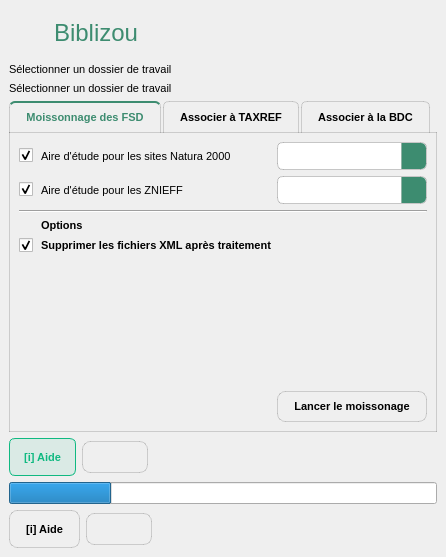
<?xml version="1.0" encoding="UTF-8"?>
<ui version="4.0">
 <class>BiblizouDockWidgetBase</class>
 <widget class="QDockWidget" name="BiblizouDockWidgetBase">
  <property name="geometry">
   <rect>
    <x>0</x>
    <y>0</y>
       <width>434</width>
       <height>557</height>
   </rect>
  </property>
  <property name="styleSheet">
   <string notr="true">/* --- 1. CONFIGURATIONS GÉNÉRALES --- */

/* Champs texte */
QLineEdit {
    border: 1px solid rgba(0, 0, 0, 0.2);
    border-radius: 6px;
    padding: 6px;
}

QLineEdit:focus {
    border: 1px solid #3D8C70;
}

/* Tableaux */
QTableWidget {
    border: 1px solid rgba(0, 0, 0, 0.2);
    border-radius: 6px;
    selection-background-color: #3D8C70;
    selection-color: #ffffff;
}

QHeaderView::section {
    padding: 6px;
    border: none;
    border-bottom: 1px solid rgba(0, 0, 0, 0.15);
    font-weight: bold;
}

/* Onglets */
QTabWidget::pane {
    border: 1px solid rgba(0, 0, 0, 0.15);
    top: -1px;
}

QTabBar::tab {
    border: 1px solid rgba(0, 0, 0, 0.15);
    border-bottom-color: transparent;
    border-top-left-radius: 6px;
    border-top-right-radius: 6px;
    padding: 8px 16px;
    margin-right: 2px;
}

QTabBar::tab:selected {
    color: #3D8C70;
    border-top: 2px solid #3D8C70;
    font-weight: bold;
}

QTabBar::tab:hover:!selected {
    background-color: rgba(61, 140, 112, 0.1);
}


/* --- 2. COMBOBOX (MENUS DÉROULANTS) --- */

QComboBox {
    border: 1px solid rgba(0, 0, 0, 0.2);
    border-radius: 6px;
    padding: 5px 10px;
}

QComboBox:hover {
    border: 1px solid #3D8C70;
}

QComboBox QAbstractItemView {
    selection-background-color: #3D8C70;
    selection-color: #ffffff;
}

/* Bouton contenant la flèche (Cadre arrondi avec fond vert émeraude) */
QComboBox::drop-down {
    subcontrol-origin: padding;
    subcontrol-position: top right;
    width: 24px;
    border: none;
    border-left: 1px solid rgba(0, 0, 0, 0.1);
    border-top-right-radius: 5px;   
    border-bottom-right-radius: 5px;
    background-color: #3D8C70;      
}

QComboBox::drop-down:hover {
    background-color: #43997b;      
}

/* Flèche utilisant le fichier de ressources QRC */
QComboBox::down-arrow {
    image: url(:/plugins/biblizou/misc/arrowDown.png);
    width: 12px;
    height: 12px;
}

/* --- 3. BOUTONS PAR DÉFAUT --- */

QPushButton {
    background-color: qlineargradient(spread:pad, x1:0, y1:0, x2:0, y2:1,
        stop:0 #479e80,
        stop:1 #3D8C70
    );
    border: 1px solid rgba(0, 0, 0, 0.15);
    border-radius: 8px;
    color: #000000;
    font-weight: bold;
    padding: 8px 16px;
}

QPushButton:hover {
    background-color: qlineargradient(spread:pad, x1:0, y1:0, x2:0, y2:1,
        stop:0 #50b08f,
        stop:1 #43997b
    );
}

QPushButton:pressed {
    background-color: qlineargradient(spread:pad, x1:0, y1:0, x2:0, y2:1,
        stop:0 #2f6d57,
        stop:1 #357a62
    );
    padding-top: 9px;
    padding-bottom: 7px;
}

QPushButton:disabled {
    background-color: rgba(0, 0, 0, 0.05);
    color: rgba(0, 0, 0, 0.3);
    border: 1px solid rgba(0, 0, 0, 0.1);
}


/* --- 4. CONFIGURATIONS SPÉCIFIQUES (HAUTE PRIORITÉ) --- */

/* Conteneur de l'en-tête */
QFrame#headerFrame {
    border-bottom: 1px solid rgba(0, 0, 0, 0.1);
    padding: 10px;
}

/* Bouton Info (Style &quot;Ghost&quot; Émeraude - Outrepasse le style QPushButton général) */
QPushButton#btnInfo {
    font-weight: bold;
    background-color: rgba(16, 185, 129, 0.1);
    border: 1px solid #10b981;
    border-radius: 6px;
    color: #10b981;
    padding: 6px 14px;
    min-height: 24px;
}

QPushButton#btnInfo:hover {
    background-color: rgba(16, 185, 129, 0.25);
    border: 1px solid #10b981;
    color: #10b981;
}

QPushButton#btnInfo:pressed {
    background-color: rgba(16, 185, 129, 0.4);
    border: 1px solid #10b981;
    color: #10b981;
    padding-top: 7px;
    padding-bottom: 5px;
}

/* Composants spécifiques QGIS */
QgsFileWidget QPushButton,
QgsMapLayerComboBox QPushButton,
QgsMapLayerComboBox QToolButton {
    background-color: transparent;
    border: 1px solid rgba(0, 0, 0, 0.2);
    border-radius: 6px;
    padding: 4px 10px;
    color: inherit;
    font-weight: normal;
}

QgsFileWidget QPushButton:hover,
QgsMapLayerComboBox QPushButton:hover,
QgsMapLayerComboBox QToolButton:hover {
    border-color: #3D8C70;
    color: #3D8C70;
    background-color: rgba(61, 140, 112, 0.05);
}

/* Messages d'alerte (QMessageBox) */
QMessageBox QPushButton {
    background-color: qlineargradient(spread:pad, x1:0, y1:0, x2:0, y2:1,
        stop:0 #479e80,
        stop:1 #3D8C70
    );
    border: 1px solid rgba(0, 0, 0, 0.15);
    border-radius: 6px;
    color: #ffffff;
    padding: 4px 14px;
}

QMessageBox QPushButton:hover {
    background-color: qlineargradient(spread:pad, x1:0, y1:0, x2:0, y2:1,
        stop:0 #50b08f,
        stop:1 #43997b
    );
}</string>
  </property>
  <property name="windowTitle">
   <string>Biblizou</string>
  </property>
  <widget class="QWidget" name="dockWidgetContents">
   <property name="styleSheet">
    <string notr="true"/>
   </property>
   <layout class="QGridLayout" name="gridLayout">
    <item row="1" column="0">
     <widget class="QLabel" name="labelDirectory">
      <property name="font">
       <font>
        <pointsize>8</pointsize>
        <weight>50</weight>
        <bold>false</bold>
        <underline>false</underline>
        <kerning>false</kerning>
       </font>
      </property>
      <property name="text">
       <string>Sélectionner un dossier de travail</string>
      </property>
      <property name="wordWrap">
       <bool>true</bool>
      </property>
     </widget>
    </item>
    <item row="3" column="0">
     <widget class="QTabWidget" name="tabWidget">
      <property name="font">
       <font>
        <pointsize>8</pointsize>
        <weight>75</weight>
        <bold>true</bold>
       </font>
      </property>
      <property name="styleSheet">
       <string notr="true"/>
      </property>
      <property name="currentIndex">
       <number>0</number>
      </property>
      <widget class="QWidget" name="TabFSD">
       <property name="enabled">
        <bool>true</bool>
       </property>
       <attribute name="title">
        <string>Moissonnage des FSD</string>
       </attribute>
       <layout class="QVBoxLayout" name="verticalLayout_fsd">
        <item>
         <layout class="QGridLayout" name="gridLayoutFsd">
          <property name="sizeConstraint">
           <enum>QLayout::SetDefaultConstraint</enum>
          </property>
          <property name="verticalSpacing">
           <number>6</number>
          </property>
             <item row="4" column="1">
                 <widget class="QLabel" name="labelCleanXml">
                     <property name="text">
                         <string>Supprimer les fichiers XML après traitement</string>
                     </property>
                 </widget>
             </item>
             <item row="1" column="1">
                 <widget class="QLabel" name="labelZnieff">
                     <property name="font">
                         <font>
                             <pointsize>8</pointsize>
                             <weight>50</weight>
                             <bold>false</bold>
                         </font>
                     </property>
                     <property name="text">
                         <string>Aire d'étude pour les ZNIEFF</string>
                     </property>
                 </widget>
             </item>
             <item row="1" column="0">
                 <widget class="QCheckBox" name="cBZnieff">
                     <property name="text">
                         <string/>
                     </property>
                     <property name="checked">
                         <bool>true</bool>
                     </property>
                 </widget>
             </item>
             <item row="5" column="2">
           <spacer name="verticalSpacer_3">
            <property name="orientation">
             <enum>Qt::Vertical</enum>
            </property>
            <property name="sizeType">
             <enum>QSizePolicy::Expanding</enum>
            </property>
            <property name="sizeHint" stdset="0">
             <size>
              <width>20</width>
              <height>25</height>
             </size>
            </property>
           </spacer>
          </item>
             <item row="6" column="2">
           <widget class="QPushButton" name="btnRunFsd">
            <property name="font">
             <font>
              <pointsize>8</pointsize>
              <weight>75</weight>
              <bold>true</bold>
             </font>
            </property>
            <property name="mouseTracking">
             <bool>true</bool>
            </property>
            <property name="styleSheet">
             <string notr="true"/>
            </property>
            <property name="text">
             <string>Lancer le moissonage</string>
            </property>
            <property name="iconSize">
             <size>
              <width>16</width>
              <height>16</height>
             </size>
            </property>
           </widget>
          </item>
             <item row="0" column="2">
                 <widget class="QgsMapLayerComboBox" name="mapLayerN2k"/>
             </item>
             <item row="0" column="1">
                 <widget class="QLabel" name="labelN2k">
            <property name="font">
             <font>
              <pointsize>8</pointsize>
              <weight>50</weight>
              <bold>false</bold>
             </font>
            </property>
            <property name="text">
                <string>Aire d'étude pour les sites Natura 2000</string>
            </property>
           </widget>
          </item>
             <item row="4" column="0">
                 <widget class="QCheckBox" name="cBDelDwlXml">
            <property name="text">
             <string/>
            </property>
            <property name="checked">
             <bool>true</bool>
            </property>
           </widget>
          </item>
             <item row="3" column="1">
                 <widget class="QLabel" name="labelFsdOptions">
                     <property name="text">
                         <string>Options</string>
                     </property>
                 </widget>
             </item>
          <item row="0" column="0">
           <widget class="QCheckBox" name="cBN2K">
            <property name="text">
             <string/>
            </property>
            <property name="checked">
             <bool>true</bool>
            </property>
           </widget>
          </item>
          <item row="1" column="2">
           <widget class="QgsMapLayerComboBox" name="mapLayerZnieff"/>
          </item>
             <item row="2" column="0" colspan="3">
                 <widget class="Line" name="line">
                     <property name="orientation">
                         <enum>Qt::Horizontal</enum>
            </property>
           </widget>
          </item>
         </layout>
        </item>
       </layout>
      </widget>
      <widget class="QWidget" name="TabTaxref">
       <attribute name="title">
        <string>Associer à TAXREF</string>
       </attribute>
       <layout class="QVBoxLayout" name="verticalLayout_taxref">
        <item>
         <layout class="QGridLayout" name="gridLayoutTaxref">
          <item row="1" column="0" colspan="2">
           <widget class="QTableWidget" name="tableTaxref">
            <property name="autoFillBackground">
             <bool>false</bool>
            </property>
            <property name="sizeAdjustPolicy">
             <enum>QAbstractScrollArea::AdjustToContentsOnFirstShow</enum>
            </property>
            <property name="editTriggers">
             <set>QAbstractItemView::NoEditTriggers</set>
            </property>
            <property name="selectionMode">
             <enum>QAbstractItemView::NoSelection</enum>
            </property>
            <property name="sortingEnabled">
             <bool>false</bool>
            </property>
            <column>
             <property name="text">
              <string>Couche source</string>
             </property>
             <property name="font">
              <font>
               <weight>75</weight>
               <bold>true</bold>
              </font>
             </property>
            </column>
            <column>
             <property name="text">
              <string>Attribut (CD_Nom/Ref)</string>
             </property>
             <property name="font">
              <font>
               <weight>75</weight>
               <bold>true</bold>
              </font>
             </property>
            </column>
            <column>
             <property name="text">
              <string>Action</string>
             </property>
             <property name="font">
              <font>
               <weight>75</weight>
               <bold>true</bold>
              </font>
             </property>
            </column>
           </widget>
          </item>
          <item row="2" column="1">
           <widget class="QPushButton" name="btnRunTaxref">
            <property name="font">
             <font>
              <pointsize>8</pointsize>
              <weight>75</weight>
              <bold>true</bold>
             </font>
            </property>
            <property name="styleSheet">
             <string notr="true"/>
            </property>
            <property name="text">
             <string>Associer à TAXREF</string>
            </property>
           </widget>
          </item>
          <item row="0" column="1">
           <widget class="QPushButton" name="btnAddLayerRowTaxtef">
            <property name="font">
             <font>
              <pointsize>8</pointsize>
              <weight>75</weight>
              <bold>true</bold>
             </font>
            </property>
            <property name="styleSheet">
             <string notr="true"/>
            </property>
            <property name="text">
             <string/>
            </property>
            <property name="icon">
             <iconset>
              <normaloff>misc/data-add.png</normaloff>misc/data-add.png</iconset>
            </property>
           </widget>
          </item>
          <item row="0" column="0">
           <widget class="QLabel" name="labelAddDataTaxref">
            <property name="font">
             <font>
              <pointsize>8</pointsize>
             </font>
            </property>
            <property name="text">
             <string>Ajouter une source personnalisée</string>
            </property>
           </widget>
          </item>
         </layout>
        </item>
       </layout>
      </widget>
      <widget class="QWidget" name="TabStat">
       <attribute name="title">
        <string>Associer à la BDC</string>
       </attribute>
       <layout class="QVBoxLayout" name="verticalLayout_stat">
        <item>
         <layout class="QGridLayout" name="gridLayoutStat">
          <item row="2" column="0" colspan="2">
           <widget class="QTableWidget" name="tableStat">
            <property name="autoFillBackground">
             <bool>false</bool>
            </property>
            <property name="editTriggers">
             <set>QAbstractItemView::NoEditTriggers</set>
            </property>
            <property name="selectionMode">
             <enum>QAbstractItemView::NoSelection</enum>
            </property>
            <column>
             <property name="text">
              <string>Couche source</string>
             </property>
             <property name="font">
              <font>
               <weight>75</weight>
               <bold>true</bold>
              </font>
             </property>
            </column>
            <column>
             <property name="text">
              <string>Attribut (CD_Nom/Ref)</string>
             </property>
             <property name="font">
              <font>
               <weight>75</weight>
               <bold>true</bold>
              </font>
             </property>
            </column>
            <column>
             <property name="text">
              <string>Action</string>
             </property>
             <property name="font">
              <font>
               <weight>75</weight>
               <bold>true</bold>
              </font>
             </property>
            </column>
           </widget>
          </item>
          <item row="1" column="1">
           <widget class="QPushButton" name="btnAddLayerRowStat">
            <property name="font">
             <font>
              <pointsize>8</pointsize>
              <weight>75</weight>
              <bold>true</bold>
             </font>
            </property>
            <property name="styleSheet">
             <string notr="true"/>
            </property>
            <property name="text">
             <string/>
            </property>
            <property name="icon">
             <iconset>
              <normaloff>misc/data-add.png</normaloff>misc/data-add.png</iconset>
            </property>
           </widget>
          </item>
          <item row="0" column="0">
           <widget class="QLabel" name="labelDpt">
            <property name="font">
             <font>
              <pointsize>8</pointsize>
              <weight>50</weight>
              <bold>false</bold>
             </font>
            </property>
            <property name="text">
             <string>Département de référence</string>
            </property>
            <property name="textFormat">
             <enum>Qt::AutoText</enum>
            </property>
            <property name="alignment">
             <set>Qt::AlignLeading|Qt::AlignLeft|Qt::AlignVCenter</set>
            </property>
            <property name="wordWrap">
             <bool>true</bool>
            </property>
           </widget>
          </item>
          <item row="0" column="1">
           <widget class="QComboBox" name="comboBoxDpt">
            <property name="styleSheet">
             <string notr="true"/>
            </property>
           </widget>
          </item>
          <item row="3" column="1">
           <widget class="QPushButton" name="btnRunStat">
            <property name="palette">
             <palette>
              <active>
               <colorrole role="WindowText">
                <brush brushstyle="SolidPattern">
                 <color alpha="255">
                  <red>0</red>
                  <green>0</green>
                  <blue>0</blue>
                 </color>
                </brush>
               </colorrole>
               <colorrole role="Button">
                <brush brushstyle="LinearGradientPattern">
                 <gradient startx="0.000000000000000" starty="0.000000000000000" endx="0.000000000000000" endy="1.000000000000000" type="LinearGradient" spread="PadSpread" coordinatemode="ObjectBoundingMode">
                  <gradientstop position="0.000000000000000">
                   <color alpha="255">
                    <red>71</red>
                    <green>158</green>
                    <blue>128</blue>
                   </color>
                  </gradientstop>
                  <gradientstop position="1.000000000000000">
                   <color alpha="255">
                    <red>61</red>
                    <green>140</green>
                    <blue>112</blue>
                   </color>
                  </gradientstop>
                 </gradient>
                </brush>
               </colorrole>
               <colorrole role="Text">
                <brush brushstyle="SolidPattern">
                 <color alpha="255">
                  <red>0</red>
                  <green>0</green>
                  <blue>0</blue>
                 </color>
                </brush>
               </colorrole>
               <colorrole role="ButtonText">
                <brush brushstyle="SolidPattern">
                 <color alpha="255">
                  <red>0</red>
                  <green>0</green>
                  <blue>0</blue>
                 </color>
                </brush>
               </colorrole>
               <colorrole role="Base">
                <brush brushstyle="LinearGradientPattern">
                 <gradient startx="0.000000000000000" starty="0.000000000000000" endx="0.000000000000000" endy="1.000000000000000" type="LinearGradient" spread="PadSpread" coordinatemode="ObjectBoundingMode">
                  <gradientstop position="0.000000000000000">
                   <color alpha="255">
                    <red>71</red>
                    <green>158</green>
                    <blue>128</blue>
                   </color>
                  </gradientstop>
                  <gradientstop position="1.000000000000000">
                   <color alpha="255">
                    <red>61</red>
                    <green>140</green>
                    <blue>112</blue>
                   </color>
                  </gradientstop>
                 </gradient>
                </brush>
               </colorrole>
               <colorrole role="Window">
                <brush brushstyle="LinearGradientPattern">
                 <gradient startx="0.000000000000000" starty="0.000000000000000" endx="0.000000000000000" endy="1.000000000000000" type="LinearGradient" spread="PadSpread" coordinatemode="ObjectBoundingMode">
                  <gradientstop position="0.000000000000000">
                   <color alpha="255">
                    <red>71</red>
                    <green>158</green>
                    <blue>128</blue>
                   </color>
                  </gradientstop>
                  <gradientstop position="1.000000000000000">
                   <color alpha="255">
                    <red>61</red>
                    <green>140</green>
                    <blue>112</blue>
                   </color>
                  </gradientstop>
                 </gradient>
                </brush>
               </colorrole>
               <colorrole role="PlaceholderText">
                <brush brushstyle="SolidPattern">
                 <color alpha="128">
                  <red>0</red>
                  <green>0</green>
                  <blue>0</blue>
                 </color>
                </brush>
               </colorrole>
              </active>
              <inactive>
               <colorrole role="WindowText">
                <brush brushstyle="SolidPattern">
                 <color alpha="255">
                  <red>0</red>
                  <green>0</green>
                  <blue>0</blue>
                 </color>
                </brush>
               </colorrole>
               <colorrole role="Button">
                <brush brushstyle="LinearGradientPattern">
                 <gradient startx="0.000000000000000" starty="0.000000000000000" endx="0.000000000000000" endy="1.000000000000000" type="LinearGradient" spread="PadSpread" coordinatemode="ObjectBoundingMode">
                  <gradientstop position="0.000000000000000">
                   <color alpha="255">
                    <red>71</red>
                    <green>158</green>
                    <blue>128</blue>
                   </color>
                  </gradientstop>
                  <gradientstop position="1.000000000000000">
                   <color alpha="255">
                    <red>61</red>
                    <green>140</green>
                    <blue>112</blue>
                   </color>
                  </gradientstop>
                 </gradient>
                </brush>
               </colorrole>
               <colorrole role="Text">
                <brush brushstyle="SolidPattern">
                 <color alpha="255">
                  <red>0</red>
                  <green>0</green>
                  <blue>0</blue>
                 </color>
                </brush>
               </colorrole>
               <colorrole role="ButtonText">
                <brush brushstyle="SolidPattern">
                 <color alpha="255">
                  <red>0</red>
                  <green>0</green>
                  <blue>0</blue>
                 </color>
                </brush>
               </colorrole>
               <colorrole role="Base">
                <brush brushstyle="LinearGradientPattern">
                 <gradient startx="0.000000000000000" starty="0.000000000000000" endx="0.000000000000000" endy="1.000000000000000" type="LinearGradient" spread="PadSpread" coordinatemode="ObjectBoundingMode">
                  <gradientstop position="0.000000000000000">
                   <color alpha="255">
                    <red>71</red>
                    <green>158</green>
                    <blue>128</blue>
                   </color>
                  </gradientstop>
                  <gradientstop position="1.000000000000000">
                   <color alpha="255">
                    <red>61</red>
                    <green>140</green>
                    <blue>112</blue>
                   </color>
                  </gradientstop>
                 </gradient>
                </brush>
               </colorrole>
               <colorrole role="Window">
                <brush brushstyle="LinearGradientPattern">
                 <gradient startx="0.000000000000000" starty="0.000000000000000" endx="0.000000000000000" endy="1.000000000000000" type="LinearGradient" spread="PadSpread" coordinatemode="ObjectBoundingMode">
                  <gradientstop position="0.000000000000000">
                   <color alpha="255">
                    <red>71</red>
                    <green>158</green>
                    <blue>128</blue>
                   </color>
                  </gradientstop>
                  <gradientstop position="1.000000000000000">
                   <color alpha="255">
                    <red>61</red>
                    <green>140</green>
                    <blue>112</blue>
                   </color>
                  </gradientstop>
                 </gradient>
                </brush>
               </colorrole>
               <colorrole role="PlaceholderText">
                <brush brushstyle="SolidPattern">
                 <color alpha="128">
                  <red>0</red>
                  <green>0</green>
                  <blue>0</blue>
                 </color>
                </brush>
               </colorrole>
              </inactive>
              <disabled>
               <colorrole role="WindowText">
                <brush brushstyle="SolidPattern">
                 <color alpha="76">
                  <red>0</red>
                  <green>0</green>
                  <blue>0</blue>
                 </color>
                </brush>
               </colorrole>
               <colorrole role="Button">
                <brush brushstyle="SolidPattern">
                 <color alpha="12">
                  <red>0</red>
                  <green>0</green>
                  <blue>0</blue>
                 </color>
                </brush>
               </colorrole>
               <colorrole role="Text">
                <brush brushstyle="SolidPattern">
                 <color alpha="76">
                  <red>0</red>
                  <green>0</green>
                  <blue>0</blue>
                 </color>
                </brush>
               </colorrole>
               <colorrole role="ButtonText">
                <brush brushstyle="SolidPattern">
                 <color alpha="76">
                  <red>0</red>
                  <green>0</green>
                  <blue>0</blue>
                 </color>
                </brush>
               </colorrole>
               <colorrole role="Base">
                <brush brushstyle="SolidPattern">
                 <color alpha="12">
                  <red>0</red>
                  <green>0</green>
                  <blue>0</blue>
                 </color>
                </brush>
               </colorrole>
               <colorrole role="Window">
                <brush brushstyle="SolidPattern">
                 <color alpha="12">
                  <red>0</red>
                  <green>0</green>
                  <blue>0</blue>
                 </color>
                </brush>
               </colorrole>
               <colorrole role="PlaceholderText">
                <brush brushstyle="SolidPattern">
                 <color alpha="38">
                  <red>0</red>
                  <green>0</green>
                  <blue>0</blue>
                 </color>
                </brush>
               </colorrole>
              </disabled>
             </palette>
            </property>
            <property name="font">
             <font>
              <pointsize>8</pointsize>
              <weight>75</weight>
              <bold>true</bold>
             </font>
            </property>
            <property name="styleSheet">
             <string notr="true"/>
            </property>
            <property name="text">
             <string>Associer à la BDC</string>
            </property>
           </widget>
          </item>
          <item row="1" column="0">
           <widget class="QLabel" name="labelAddDataStat">
            <property name="font">
             <font>
              <pointsize>8</pointsize>
              <weight>50</weight>
              <bold>false</bold>
             </font>
            </property>
            <property name="text">
             <string>Ajouter une source personnalisée</string>
            </property>
            <property name="wordWrap">
             <bool>true</bool>
            </property>
           </widget>
          </item>
         </layout>
        </item>
       </layout>
      </widget>
     </widget>
    </item>
    <item row="4" column="0">
     <layout class="QHBoxLayout" name="horizontalLayout">
      <item>
       <widget class="QPushButton" name="btnInfo">
        <property name="minimumSize">
         <size>
          <width>10</width>
          <height>38</height>
         </size>
        </property>
        <property name="maximumSize">
         <size>
          <width>150</width>
          <height>40</height>
         </size>
        </property>
        <property name="font">
         <font>
          <pointsize>8</pointsize>
          <weight>75</weight>
          <bold>true</bold>
         </font>
        </property>
        <property name="text">
         <string>[i] Aide</string>
        </property>
       </widget>
      </item>
      <item>
       <widget class="QPushButton" name="btnOption">
        <property name="text">
         <string/>
        </property>
        <property name="icon">
         <iconset resource="resources.qrc">
          <normaloff>:/plugins/biblizou/misc/gear.png</normaloff>:/plugins/biblizou/misc/gear.png</iconset>
        </property>
       </widget>
      </item>
      <item>
       <spacer name="horizontalSpacer">
        <property name="orientation">
         <enum>Qt::Horizontal</enum>
        </property>
        <property name="sizeHint" stdset="0">
         <size>
          <width>40</width>
          <height>20</height>
         </size>
        </property>
       </spacer>
      </item>
     </layout>
    </item>
    <item row="2" column="0">
     <layout class="QVBoxLayout" name="verticalLayout_2">
      <item>
       <widget class="QgsFileWidget" name="mQgsFileWidget"/>
      </item>
     </layout>
    </item>
    <item row="0" column="0">
     <widget class="QFrame" name="frameBandeau">
      <layout class="QGridLayout" name="gridLayout_2">
       <item row="0" column="0">
        <widget class="QLabel" name="labelIcon">
         <property name="minimumSize">
          <size>
           <width>30</width>
           <height>30</height>
          </size>
         </property>
         <property name="maximumSize">
          <size>
           <width>30</width>
           <height>30</height>
          </size>
         </property>
         <property name="styleSheet">
          <string notr="true"/>
         </property>
         <property name="text">
          <string/>
         </property>
         <property name="pixmap">
          <pixmap resource="resources.qrc">:/plugins/biblizou/iconUi.png</pixmap>
         </property>
         <property name="scaledContents">
          <bool>true</bool>
         </property>
         <property name="alignment">
          <set>Qt::AlignCenter</set>
         </property>
        </widget>
       </item>
       <item row="0" column="1">
        <widget class="QLabel" name="labelTitle">
         <property name="maximumSize">
          <size>
           <width>16777215</width>
           <height>25</height>
          </size>
         </property>
         <property name="palette">
          <palette>
           <active>
            <colorrole role="WindowText">
             <brush brushstyle="SolidPattern">
              <color alpha="255">
               <red>61</red>
               <green>140</green>
               <blue>112</blue>
              </color>
             </brush>
            </colorrole>
            <colorrole role="Text">
             <brush brushstyle="SolidPattern">
              <color alpha="255">
               <red>61</red>
               <green>140</green>
               <blue>112</blue>
              </color>
             </brush>
            </colorrole>
            <colorrole role="ButtonText">
             <brush brushstyle="SolidPattern">
              <color alpha="255">
               <red>61</red>
               <green>140</green>
               <blue>112</blue>
              </color>
             </brush>
            </colorrole>
            <colorrole role="PlaceholderText">
             <brush brushstyle="NoBrush">
              <color alpha="128">
               <red>61</red>
               <green>140</green>
               <blue>112</blue>
              </color>
             </brush>
            </colorrole>
           </active>
           <inactive>
            <colorrole role="WindowText">
             <brush brushstyle="SolidPattern">
              <color alpha="255">
               <red>61</red>
               <green>140</green>
               <blue>112</blue>
              </color>
             </brush>
            </colorrole>
            <colorrole role="Text">
             <brush brushstyle="SolidPattern">
              <color alpha="255">
               <red>61</red>
               <green>140</green>
               <blue>112</blue>
              </color>
             </brush>
            </colorrole>
            <colorrole role="ButtonText">
             <brush brushstyle="SolidPattern">
              <color alpha="255">
               <red>61</red>
               <green>140</green>
               <blue>112</blue>
              </color>
             </brush>
            </colorrole>
            <colorrole role="PlaceholderText">
             <brush brushstyle="NoBrush">
              <color alpha="128">
               <red>61</red>
               <green>140</green>
               <blue>112</blue>
              </color>
             </brush>
            </colorrole>
           </inactive>
           <disabled>
            <colorrole role="WindowText">
             <brush brushstyle="SolidPattern">
              <color alpha="255">
               <red>61</red>
               <green>140</green>
               <blue>112</blue>
              </color>
             </brush>
            </colorrole>
            <colorrole role="Text">
             <brush brushstyle="SolidPattern">
              <color alpha="255">
               <red>61</red>
               <green>140</green>
               <blue>112</blue>
              </color>
             </brush>
            </colorrole>
            <colorrole role="ButtonText">
             <brush brushstyle="SolidPattern">
              <color alpha="255">
               <red>61</red>
               <green>140</green>
               <blue>112</blue>
              </color>
             </brush>
            </colorrole>
            <colorrole role="PlaceholderText">
             <brush brushstyle="NoBrush">
              <color alpha="128">
               <red>61</red>
               <green>140</green>
               <blue>112</blue>
              </color>
             </brush>
            </colorrole>
           </disabled>
          </palette>
         </property>
         <property name="font">
          <font>
           <family>MS Shell Dlg 2</family>
           <pointsize>18</pointsize>
           <weight>50</weight>
           <bold>false</bold>
          </font>
         </property>
         <property name="autoFillBackground">
          <bool>false</bool>
         </property>
         <property name="styleSheet">
          <string notr="true"/>
         </property>
         <property name="text">
          <string>Biblizou</string>
         </property>
         <property name="alignment">
          <set>Qt::AlignLeading|Qt::AlignLeft|Qt::AlignVCenter</set>
         </property>
         <property name="wordWrap">
          <bool>true</bool>
         </property>
        </widget>
       </item>
      </layout>
     </widget>
    </item>
       <item row="5" column="0">
           <widget class="QProgressBar" name="progressBarGlobal">
               <property name="enabled">
                   <bool>true</bool>
               </property>
               <property name="value">
                   <number>24</number>
               </property>
               <property name="alignment">
                   <set>Qt::AlignLeading|Qt::AlignLeft|Qt::AlignVCenter</set>
               </property>
               <property name="textVisible">
                   <bool>false</bool>
               </property>
           </widget>
       </item>
       <item row="2" column="0">
           <layout class="QHBoxLayout" name="horizontalLayout_2">
               <item>
                   <widget class="QLabel" name="labelDirectory">
                       <property name="font">
                           <font>
                               <pointsize>8</pointsize>
                               <weight>50</weight>
                               <bold>false</bold>
                               <underline>false</underline>
                               <kerning>false</kerning>
                           </font>
                       </property>
                       <property name="text">
                           <string>Sélectionner un dossier de travail</string>
                       </property>
                       <property name="wordWrap">
                           <bool>true</bool>
                       </property>
                   </widget>
               </item>
               <item>
                   <widget class="QgsFileWidget" name="mQgsFileWidget"/>
               </item>
           </layout>
       </item>
       <item row="6" column="0">
           <layout class="QHBoxLayout" name="horizontalLayout">
               <item>
                   <widget class="QPushButton" name="btnInfo">
                       <property name="minimumSize">
                           <size>
                               <width>10</width>
                               <height>38</height>
                           </size>
                       </property>
                       <property name="maximumSize">
                           <size>
                               <width>150</width>
                               <height>40</height>
                           </size>
                       </property>
                       <property name="font">
                           <font>
                               <pointsize>8</pointsize>
                               <weight>75</weight>
                               <bold>true</bold>
                           </font>
                       </property>
                       <property name="text">
                           <string>[i] Aide</string>
                       </property>
                   </widget>
               </item>
               <item>
                   <widget class="QPushButton" name="btnOption">
                       <property name="text">
                           <string/>
                       </property>
                       <property name="icon">
                           <iconset resource="resources.qrc">
                               <normaloff>:/plugins/biblizou/misc/gear.png</normaloff>:/plugins/biblizou/misc/gear.png
                           </iconset>
                       </property>
                   </widget>
               </item>
               <item>
                   <spacer name="horizontalSpacer">
                       <property name="orientation">
                           <enum>Qt::Horizontal</enum>
                       </property>
                       <property name="sizeHint" stdset="0">
                           <size>
                               <width>40</width>
                               <height>20</height>
                           </size>
                       </property>
                   </spacer>
               </item>
           </layout>
       </item>
       <item row="4" column="0">
           <widget class="QLabel" name="labelProgressStatus">
               <property name="text">
                   <string/>
               </property>
               <property name="alignment">
                   <set>Qt::AlignLeading|Qt::AlignLeft|Qt::AlignVCenter</set>
               </property>
     </widget>
    </item>
   </layout>
  </widget>
 </widget>
 <customwidgets>
  <customwidget>
   <class>QgsFileWidget</class>
   <extends>QWidget</extends>
   <header>qgsfilewidget.h</header>
  </customwidget>
  <customwidget>
   <class>QgsMapLayerComboBox</class>
   <extends>QComboBox</extends>
   <header>qgsmaplayercombobox.h</header>
  </customwidget>
 </customwidgets>
 <resources>
  <include location="resources.qrc"/>
 </resources>
 <connections/>
</ui>
